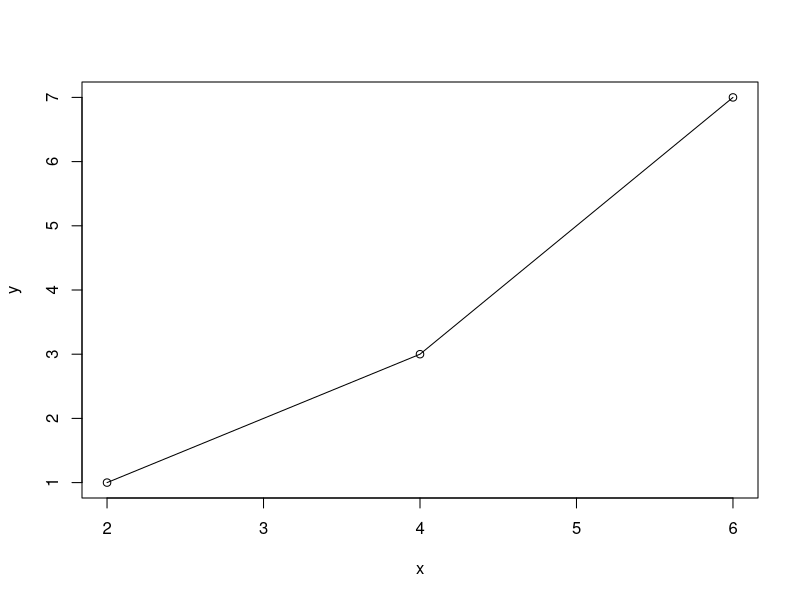
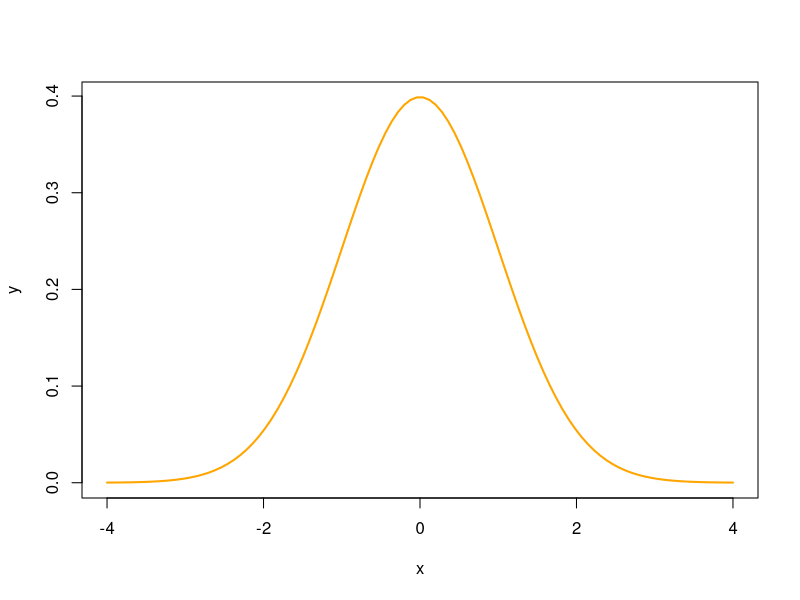

The R script that drew these images, in order:
## ---- chunk 1
knitr::opts_chunk$set(
    echo = TRUE, # show all code
    tidy = FALSE, # cleaner code printing
    size = "small", # smaller code
    
    fig.path = "figures/", #graphics location
    out.width = "100%",

    message = FALSE,
    warning = FALSE
    )

## ---- chunk 2

x <- c(2,4,6)
y <- c(1,3,7)
plot(y~x)
lines(x,y)

## ---- chunk 3

x <- seq(-4, 4, length.out = 100)

y <- dnorm(x)

plot(x, y, type = "l", lwd = 2, col = "orange")

## ---- chunk 4
# print
print("orange cat")
## ---- chunk 5
summary(cars)
